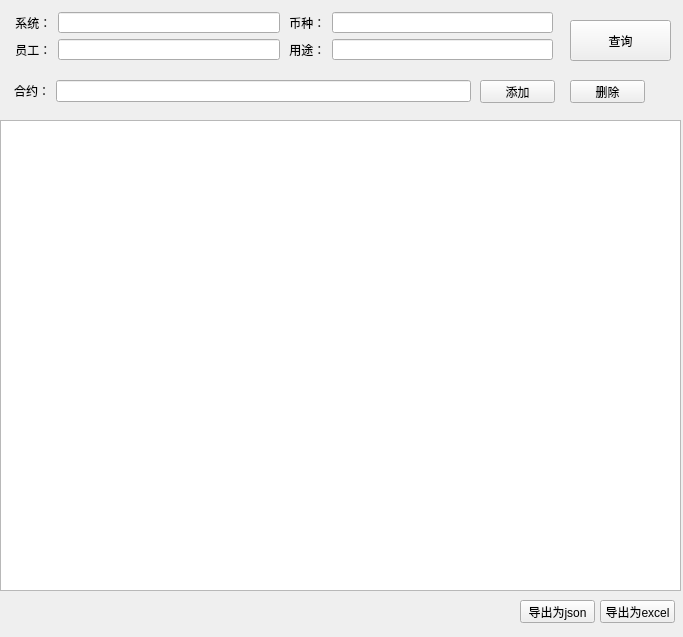
<?xml version="1.0" encoding="UTF-8"?>
<ui version="4.0">
 <class>coinview</class>
 <widget class="QWidget" name="coinview">
  <property name="windowModality">
   <enum>Qt::WindowModal</enum>
  </property>
  <property name="geometry">
   <rect>
    <x>0</x>
    <y>0</y>
    <width>683</width>
    <height>637</height>
   </rect>
  </property>
  <property name="windowTitle">
   <string>Form</string>
  </property>
  <widget class="QPushButton" name="btn_add">
   <property name="geometry">
    <rect>
     <x>480</x>
     <y>80</y>
     <width>75</width>
     <height>23</height>
    </rect>
   </property>
   <property name="text">
    <string>添加</string>
   </property>
  </widget>
  <widget class="QTableView" name="tableView">
   <property name="geometry">
    <rect>
     <x>0</x>
     <y>120</y>
     <width>681</width>
     <height>471</height>
    </rect>
   </property>
  </widget>
  <widget class="QWidget" name="layoutWidget">
   <property name="geometry">
    <rect>
     <x>12</x>
     <y>12</y>
     <width>541</width>
     <height>48</height>
    </rect>
   </property>
   <layout class="QGridLayout" name="gridLayout">
    <item row="0" column="0">
     <widget class="QLabel" name="label_9">
      <property name="text">
       <string> 系统：</string>
      </property>
     </widget>
    </item>
    <item row="0" column="1">
     <widget class="QLineEdit" name="lineEdit_sys"/>
    </item>
    <item row="0" column="2">
     <widget class="QLabel" name="label_8">
      <property name="text">
       <string> 币种：</string>
      </property>
     </widget>
    </item>
    <item row="0" column="3">
     <widget class="QLineEdit" name="lineEdit_coin"/>
    </item>
    <item row="1" column="0">
     <widget class="QLabel" name="label_7">
      <property name="text">
       <string> 员工：</string>
      </property>
     </widget>
    </item>
    <item row="1" column="1">
     <widget class="QLineEdit" name="lineEdit_user"/>
    </item>
    <item row="1" column="2">
     <widget class="QLabel" name="label_10">
      <property name="text">
       <string> 用途：</string>
      </property>
     </widget>
    </item>
    <item row="1" column="3">
     <widget class="QLineEdit" name="lineEdit_logic"/>
    </item>
   </layout>
  </widget>
  <widget class="QPushButton" name="btn_dump_json">
   <property name="geometry">
    <rect>
     <x>520</x>
     <y>600</y>
     <width>75</width>
     <height>23</height>
    </rect>
   </property>
   <property name="text">
    <string>导出为json</string>
   </property>
  </widget>
  <widget class="QPushButton" name="btn_dump_excel">
   <property name="geometry">
    <rect>
     <x>600</x>
     <y>600</y>
     <width>75</width>
     <height>23</height>
    </rect>
   </property>
   <property name="text">
    <string>导出为excel</string>
   </property>
  </widget>
  <widget class="QPushButton" name="btn_search">
   <property name="geometry">
    <rect>
     <x>570</x>
     <y>20</y>
     <width>101</width>
     <height>41</height>
    </rect>
   </property>
   <property name="text">
    <string>查询</string>
   </property>
  </widget>
  <widget class="QPushButton" name="btn_del">
   <property name="geometry">
    <rect>
     <x>570</x>
     <y>80</y>
     <width>75</width>
     <height>23</height>
    </rect>
   </property>
   <property name="text">
    <string>删除</string>
   </property>
  </widget>
  <widget class="QWidget" name="">
   <property name="geometry">
    <rect>
     <x>10</x>
     <y>80</y>
     <width>461</width>
     <height>22</height>
    </rect>
   </property>
   <layout class="QHBoxLayout" name="horizontalLayout">
    <item>
     <widget class="QLabel" name="label_11">
      <property name="text">
       <string> 合约：</string>
      </property>
      <property name="alignment">
       <set>Qt::AlignRight|Qt::AlignTrailing|Qt::AlignVCenter</set>
      </property>
     </widget>
    </item>
    <item>
     <widget class="QLineEdit" name="lineEdit_contract"/>
    </item>
   </layout>
  </widget>
 </widget>
 <resources/>
 <connections/>
</ui>
